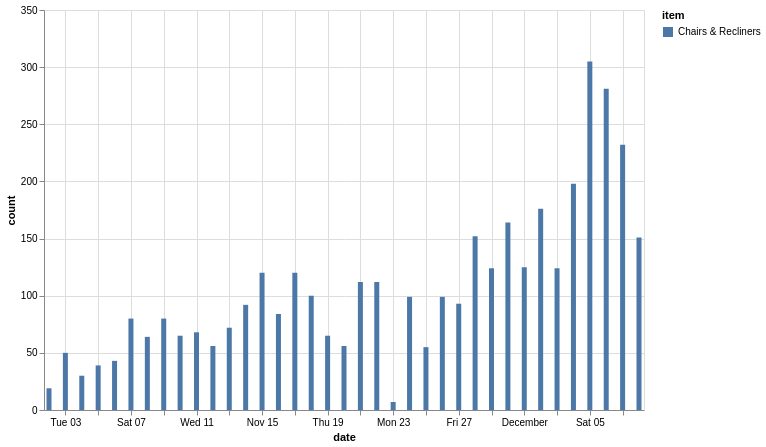

Express this chart as Vega-Lite.
### Vega-Lite specification from a JSON file in a GitHub repository (floating-point values rounded to 4 significant figures)
{"config": {"view": {"continuousWidth": 400, "continuousHeight": 300}}, "data": {"name": "data-f31ae18bb3c893030f84a74bc24a0f0b"}, "mark": "bar", "encoding": {"color": {"type": "nominal", "field": "item"}, "x": {"type": "temporal", "field": "date"}, "y": {"type": "quantitative", "field": "count"}}, "height": 400, "width": 600, "$schema": "https://vega.github.io/schema/vega-lite/v4.8.1.json", "datasets": {"data-f31ae18bb3c893030f84a74bc24a0f0b": [{"item": "Chairs & Recliners", "date": "2020-11-02", "count": 19}, {"item": "Chairs & Recliners", "date": "2020-11-03", "count": 50}, {"item": "Chairs & Recliners", "date": "2020-11-04", "count": 30}, {"item": "Chairs & Recliners", "date": "2020-11-05", "count": 39}, {"item": "Chairs & Recliners", "date": "2020-11-06", "count": 43}, {"item": "Chairs & Recliners", "date": "2020-11-07", "count": 80}, {"item": "Chairs & Recliners", "date": "2020-11-08", "count": 64}, {"item": "Chairs & Recliners", "date": "2020-11-09", "count": 80}, {"item": "Chairs & Recliners", "date": "2020-11-10", "count": 65}, {"item": "Chairs & Recliners", "date": "2020-11-11", "count": 68}, {"item": "Chairs & Recliners", "date": "2020-11-12", "count": 56}, {"item": "Chairs & Recliners", "date": "2020-11-13", "count": 72}, {"item": "Chairs & Recliners", "date": "2020-11-14", "count": 92}, {"item": "Chairs & Recliners", "date": "2020-11-15", "count": 120}, {"item": "Chairs & Recliners", "date": "2020-11-16", "count": 84}, {"item": "Chairs & Recliners", "date": "2020-11-17", "count": 120}, {"item": "Chairs & Recliners", "date": "2020-11-18", "count": 100}, {"item": "Chairs & Recliners", "date": "2020-11-19", "count": 65}, {"item": "Chairs & Recliners", "date": "2020-11-20", "count": 56}, {"item": "Chairs & Recliners", "date": "2020-11-21", "count": 112}, {"item": "Chairs & Recliners", "date": "2020-11-22", "count": 112}, {"item": "Chairs & Recliners", "date": "2020-11-23", "count": 7}, {"item": "Chairs & Recliners", "date": "2020-11-24", "count": 99}, {"item": "Chairs & Recliners", "date": "2020-11-25", "count": 55}, {"item": "Chairs & Recliners", "date": "2020-11-26", "count": 99}, {"item": "Chairs & Recliners", "date": "2020-11-27", "count": 93}, {"item": "Chairs & Recliners", "date": "2020-11-28", "count": 152}, {"item": "Chairs & Recliners", "date": "2020-11-29", "count": 124}, {"item": "Chairs & Recliners", "date": "2020-11-30", "count": 164}, {"item": "Chairs & Recliners", "date": "2020-12-01", "count": 125}, {"item": "Chairs & Recliners", "date": "2020-12-02", "count": 176}, {"item": "Chairs & Recliners", "date": "2020-12-03", "count": 124}, {"item": "Chairs & Recliners", "date": "2020-12-04", "count": 198}, {"item": "Chairs & Recliners", "date": "2020-12-05", "count": 305}, {"item": "Chairs & Recliners", "date": "2020-12-06", "count": 281}, {"item": "Chairs & Recliners", "date": "2020-12-07", "count": 232}, {"item": "Chairs & Recliners", "date": "2020-12-08", "count": 151}]}}
